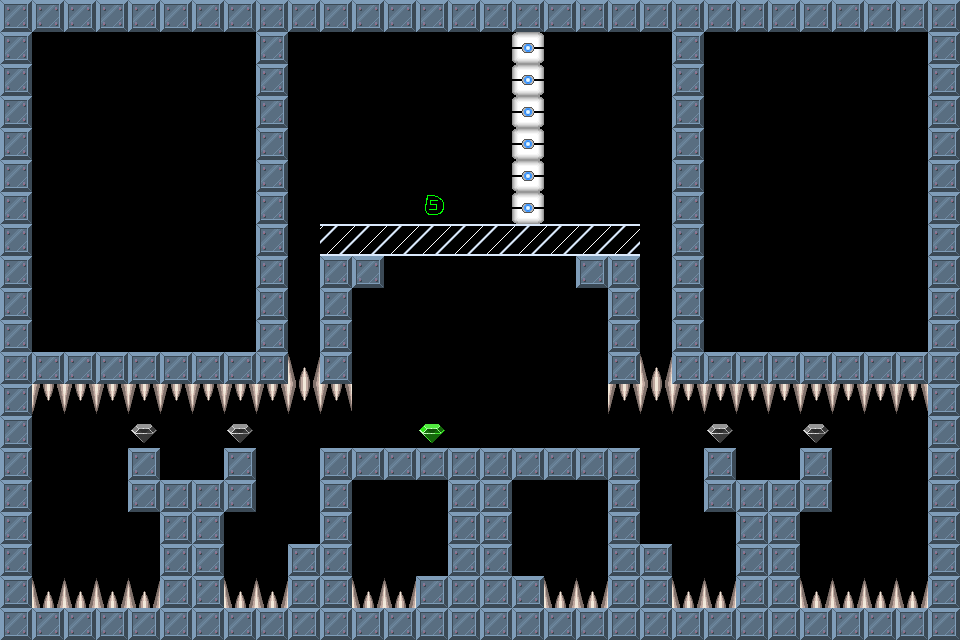

Below is a game level as drawn by its tile map, then a one-line description and the .tmx that defines it (tile-layer data replaced by summaries):
An orthogonal 30x20 tile map with 32x32 px tiles, 1 tile layer (Tile Layer 1).

<map version="1.0" orientation="orthogonal" width="30" height="20" tilewidth="32" tileheight="32">
 <tileset firstgid="1" name="brick-1" tilewidth="32" tileheight="32">
  <image source="brick-1.png" width="128" height="128" />
  <tile id="0">
   <properties>
    <property name="components" value="Platform" />
   </properties>
  </tile>
  <tile id="1">
   <properties>
    <property name="components" value="PlayerStart" />
   </properties>
  </tile>
  <tile id="2">
   <properties>
    <property name="components" value="Spikes, Deadly" />
   </properties>
  </tile>
  <tile id="3">
   <properties>
    <property name="components" value="Gem" />
   </properties>
  </tile>
  <tile id="4">
   <properties>
    <property name="components" value="Spikes, Deadly" />
   </properties>
  </tile>
  <tile id="5">
   <properties>
    <property name="components" value="Stone, Pushable, Platform" />
   </properties>
  </tile>
  <tile id="6">
   <properties>
    <property name="components" value="Gem, PowerUp" />
   </properties>
  </tile>
  <tile id="7">
   <properties>
    <property name="components" value="Gem, PowerDown" />
   </properties>
  </tile>
  <tile id="8">
   <properties>
    <property name="components" value="AntiStone" />
   </properties>
  </tile>
  <tile id="9">
   <properties>
    <property name="components" value="CrumbleBrick" />
   </properties>
  </tile>
 </tileset>
 <layer name="Tile Layer 1" width="30" height="20">
  <data>[600 cells, 258 non-empty, 8 distinct tile ids]</data>
 </layer>
</map>
